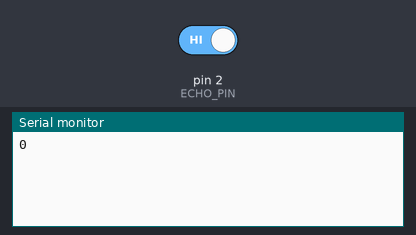
Bench run of a sketch on a simulated Arduino Uno, built with avr-gcc and run on an emulated ATmega328P. On the bench: the last lines printed to the serial monitor. The inputs (shaded band) are chosen by the test bench; at power-on: pin 2 (ECHO_PIN) HIGH.

Above: at 1.2 s.
1.3 s: pin 2 (ECHO_PIN) driven LOW
At 2.6 s:
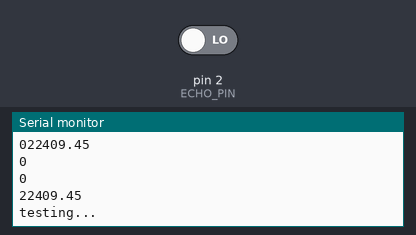
At 4.1 s:
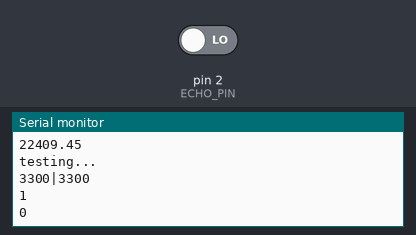
Timing chart, 0 to 5.6 s (numbered marks = the images above; inputs shaded):
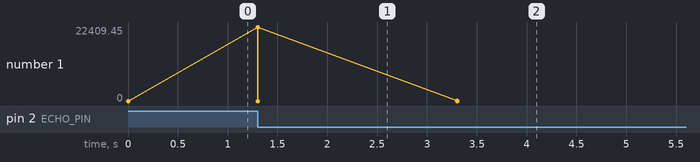

The sketch:

RangeSensorintruptTest.ino
```cpp
const int TRIG_PIN = 5;
const int ECHO_PIN = 2;

// Max range of 400 CM
const unsigned int MAX_DIST=23200;

//minDist for sensor use in bot context
const float minDist = 18;

float rangeFind() {
  pinMode(TRIG_PIN, OUTPUT);

  unsigned long t1;
  unsigned long t2;
  unsigned long pulse_width;
  float cm;
  float distance = 0;
  unsigned long TRIG_PING_TIMER = 0;
  unsigned long currentMillis = millis();
  unsigned long pingTimer = 20;
  int pingStatus=LOW;

  if (pingStatus==LOW&& currentMillis - TRIG_PING_TIMER >= pingTimer){
    TRIG_PING_TIMER = currentMillis;
    Serial.print(TRIG_PING_TIMER);
    Serial.print("|");
    Serial.println(currentMillis);
    pingStatus=HIGH;
    digitalWrite(TRIG_PIN, pingStatus);
    Serial.println(pingStatus);
  }

    if(pingStatus==HIGH&&currentMillis-TRIG_PING_TIMER < pingTimer){
      TRIG_PING_TIMER=currentMillis;
      pingStatus=LOW;
      digitalWrite(TRIG_PIN, pingStatus);
    }

  Serial.print(pingStatus);
  //echo trigger
  while ( digitalRead(ECHO_PIN) == 0);
  t1 = micros();

  while ( digitalRead(ECHO_PIN) == 1);
  t2 = micros();
  pulse_width = t2 - t1;

  // calculate distance in CM
  cm = pulse_width / 58.0;
  Serial.println(cm);
  Serial.println(pingStatus);
  Serial.println(TRIG_PING_TIMER);
  (distance = cm);
  return distance;

}

void setup() {
Serial.begin(115200);  //start serial comms
}

void loop() {
float Dist;
Dist = rangeFind();
Serial.println(Dist);
Serial.println("testing...");
delay (2000);

}
```

Measured:
- after the input at 1.3 s, the serial monitor: prints a new line at once (image 1)
